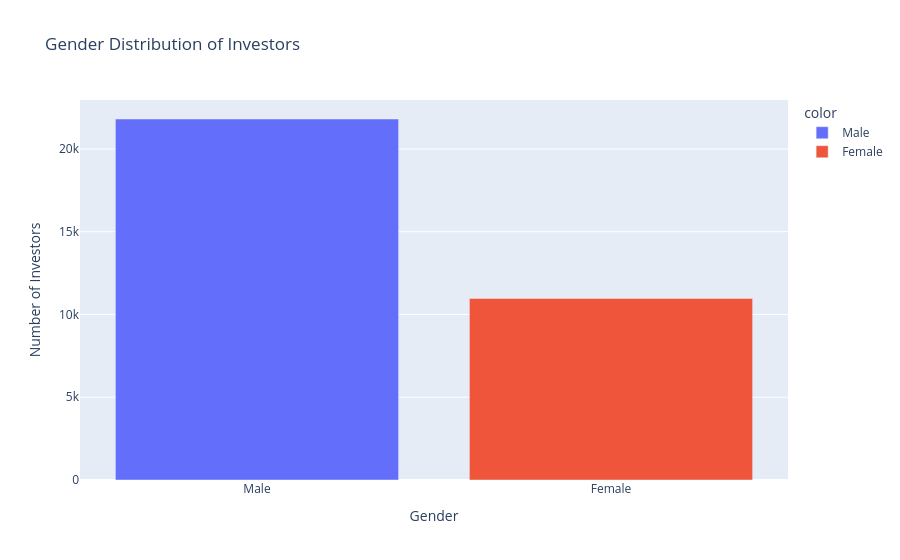

Notebook cell for this chart:
### Code cell
gender = investor["gender"].value_counts()

fig = px.bar(
    x=gender.index,
    y=gender.values,
    color=gender.index,
    title="Gender Distribution of Investors"
)

fig.update_layout(
    xaxis_title="Gender",
    yaxis_title="Number of Investors"
)

fig.show()

### Figure 1 — Plotly figure (JSON) as saved in the notebook; plotly's stock layout.template omitted (floating-point values rounded to 4 significant figures)
{"data": [{"hovertemplate": "color=Male<br>x=%{x}<br>y=%{y}<extra></extra>", "legendgroup": "Male", "marker": {"color": "#636efa", "pattern": {"shape": ""}}, "name": "Male", "orientation": "v", "showlegend": true, "textposition": "auto", "type": "bar", "x": ["Male"], "xaxis": "x", "y": [21809], "yaxis": "y"}, {"hovertemplate": "color=Female<br>x=%{x}<br>y=%{y}<extra></extra>", "legendgroup": "Female", "marker": {"color": "#EF553B", "pattern": {"shape": ""}}, "name": "Female", "orientation": "v", "showlegend": true, "textposition": "auto", "type": "bar", "x": ["Female"], "xaxis": "x", "y": [10969], "yaxis": "y"}], "layout": {"barmode": "relative", "legend": {"title": {"text": "color"}, "tracegroupgap": 0}, "title": {"text": "Gender Distribution of Investors"}, "xaxis": {"anchor": "y", "domain": [0, 1], "title": {"text": "Gender"}}, "yaxis": {"anchor": "x", "domain": [0, 1], "title": {"text": "Number of Investors"}}}}
